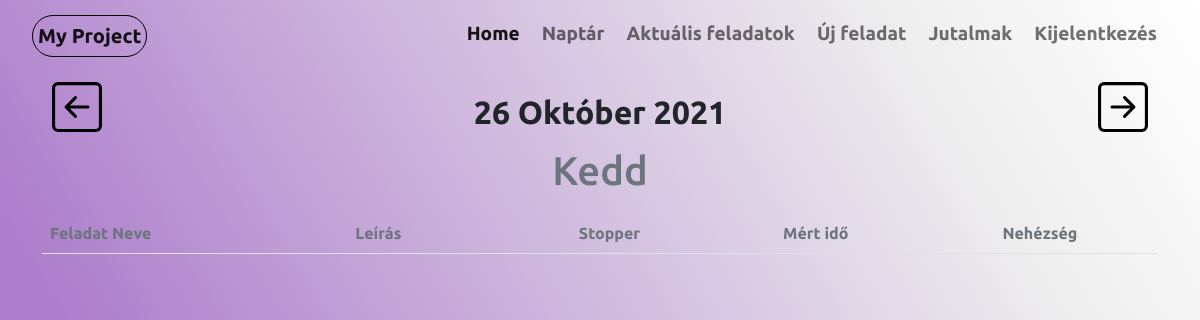
The page /day (signed in) on the database as committed earlier.
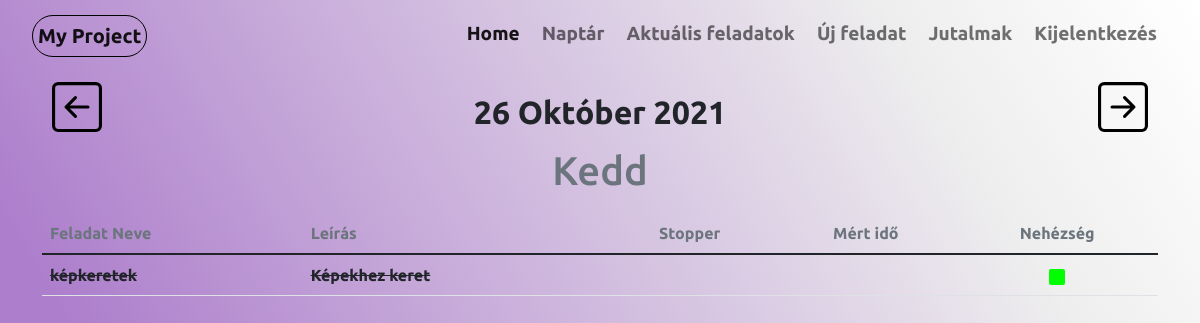
The same page on the database as committed later.
### website/models.py (models this page shows, shortened)
class Tasks(db.Model):
    task_id = db.Column(db.Integer,primary_key=True)
    project_id = db.Column(db.Integer, db.ForeignKey('projects.project_id'))
    task_name = db.Column(db.String(60))
    status = db.Column(db.Boolean, default=False)
    task_time = db.Column(db.String(60))
    stoper = db.Column(db.Boolean, default=False)
    mert_ido = db.Column(db.String(60))
    difficulty = db.Column(db.String(60))
    description = db.Column(db.String(250))
    user_id = db.Column(db.Integer, db.ForeignKey('user.id'))

### website/views.py (the view)
@views.route("/day", methods=['GET','POST'])
@login_required
def day_view():
    with open('date.txt','r') as f:
        d = f.read().split('/')
        year = d[0]
        month = d[1]
        day = d[2]
        f.close()
    value= day1(int(year), int(month), int(day))
    print(value)
    user_task = db.session.query(Tasks).filter(Tasks.task_time == f"{year}-{month}-{day}"). \
        filter(Tasks.user_id == current_user.id).all()
    return render_template('day.html', user = current_user,value=value, month=month, tasks = user_task)

### website/__init__.py (called while the page is built)
def create_app():
    app = Flask(__name__)
    app.secret_key = secrets.token_urlsafe(16)
    app.config['SQLALCHEMY_DATABASE_URI'] = f'sqlite:///{DB_NAME}'
    db.init_app(app)
    from .views import views
    from .auth import auth
    app.register_blueprint(views)
    app.register_blueprint(auth)
    from .models import User
    login_manager = LoginManager()
    login_manager.login_view = 'auth.login'
    login_manager.init_app(app)
    @login_manager.user_loader
    def load_user(id):
        return User.query.get(int(id))
    create_database(app)
    return app

### website/date.py (called while the page is built)
def day1(year, month, day):
    try:
        day_name = calendar.weekday(year, month, day)
        return [day, months[month], year, days[day_name]]
    except Exception:
        return False

### website/templates/day.html (shortened to what the changed rows need)
{% extends "base.html"%}{% block title %}Nap{% endblock %}
{%block content%}
<div style="margin:15px 10px 10px 10px ;">
    <ul class="nav justify-content-between">
        <li class="nav-item">
            <div class="col">
                <h1 class="fs-1 text-secondary">
                    <div style="text-align: center;">{{ value.3 }}</div>
                </h1>
            </div>
        </li>
    </ul>
</div>
<table class="table  table-hover fs-6 fw-bold">
    <tbody>
        {%for task in tasks%}
            {%if task.status == True%}
                    <tr>
                        <td> {{task.task_name}}</td>
                        <td> {{task.description}}</td>
                        <td style="text-align: center;">
                            <a href="/stoper/{{ task.task_id }}">
                                {% if not task.stoper %}
                                <svg xmlns="http://www.w3.org/2000/svg" width="30" height="30" fill="#2EEF42" class="bi bi-play-circle-fill" viewBox="0 0 16 16">
                                    <path d="M16 8A8 8 0 1 1 0 8a8 8 0 0 1 16 0zM6.79 5.093A.5.5 0 0 0 6 5.5v5a.5.5 0 0 0 .79.407l3.5-2.5a.5.5 0 0 0 0-.814l-3.5-2.5z"/>
                                </svg>
                                {%else%}
                                <svg xmlns="http://www.w3.org/2000/svg" width="30" height="30" fill="#CC0000" class="bi bi-play-circle-fill" viewBox="0 0 16 16">
                                    <path d="M16 8A8 8 0 1 1 0 8a8 8 0 0 1 16 0zM6.79 5.093A.5.5 0 0 0 6 5.5v5a.5.5 0 0 0 .79.407l3.5-2.5a.5.5 0 0 0 0-.814l-3.5-2.5z"/>
                                </svg>
                                {%endif%}
                                {%if task.stoper %}
                                {%endif%}
                            </a>
                        </td>
                        <td></td>
                        <td style="text-align: center;">
                            {%if task.difficulty == "Könnyű"%}
                            <svg xmlns="http://www.w3.org/2000/svg" width="16" height="16" fill="#01ff01" class="bi bi-square-fill" viewBox="0 0 16 16">
                                <path d="M0 2a2 2 0 0 1 2-2h12a2 2 0 0 1 2 2v12a2 2 0 0 1-2 2H2a2 2 0 0 1-2-2V2z"/>
                            </svg>
                            {%elif task.difficulty == "Közepes"%}
                            <svg xmlns="http://www.w3.org/2000/svg" width="16" height="16" fill="#ffd601" class="bi bi-square-fill" viewBox="0 0 16 16">
                                <path d="M0 2a2 2 0 0 1 2-2h12a2 2 0 0 1 2 2v12a2 2 0 0 1-2 2H2a2 2 0 0 1-2-2V2z"/>
                            </svg>
                            {%else%}
                            <svg xmlns="http://www.w3.org/2000/svg" width="16" height="16" fill="#9b0101" class="bi bi-square-fill" viewBox="0 0 16 16">
                                <path d="M0 2a2 2 0 0 1 2-2h12a2 2 0 0 1 2 2v12a2 2 0 0 1-2 2H2a2 2 0 0 1-2-2V2z"/>
                            </svg>
                            {%endif%}
                        </td>
                {%else%}
                    <tr>
                        <td><del>{{task.task_name}}</del></td>
                        <td><del> {{task.description}} </del> </td>
                        <td></td>
                        {%if task.mert_ido != "0"%}
                        <td style="text-align: center;">{{task.mert_ido}}</td>
                        {%else%}
                        <td></td>
                        {%endif%}
                        <td style="text-align: center;">
                            {%if task.difficulty == "Könnyű"%}
                            <svg xmlns="http://www.w3.org/2000/svg" width="16" height="16" fill="#01ff01" class="bi bi-square-fill" viewBox="0 0 16 16">
                                <path d="M0 2a2 2 0 0 1 2-2h12a2 2 0 0 1 2 2v12a2 2 0 0 1-2 2H2a2 2 0 0 1-2-2V2z"/>
                            </svg>
                            {%elif task.difficulty == "Közepes"%}
                            <svg xmlns="http://www.w3.org/2000/svg" width="16" height="16" fill="#ffd601" class="bi bi-square-fill" viewBox="0 0 16 16">
                                <path d="M0 2a2 2 0 0 1 2-2h12a2 2 0 0 1 2 2v12a2 2 0 0 1-2 2H2a2 2 0 0 1-2-2V2z"/>
                            </svg>
                            {%else%}
                            <svg xmlns="http://www.w3.org/2000/svg" width="16" height="16" fill="#9b0101" class="bi bi-square-fill" viewBox="0 0 16 16">
                                <path d="M0 2a2 2 0 0 1 2-2h12a2 2 0 0 1 2 2v12a2 2 0 0 1-2 2H2a2 2 0 0 1-2-2V2z"/>
                            </svg>
                            {%endif%}
                        </td>
                    </tr>
                    {%endif%}
        {%endfor%}
    </tbody>
</table>
{%endblock%}

Rows that differ between the two databases and show on the page:
added Tasks: task_name "képkeretek", description "Képekhez keret", mert_ido "0" (drawn), difficulty "Könnyű" (drawn)
